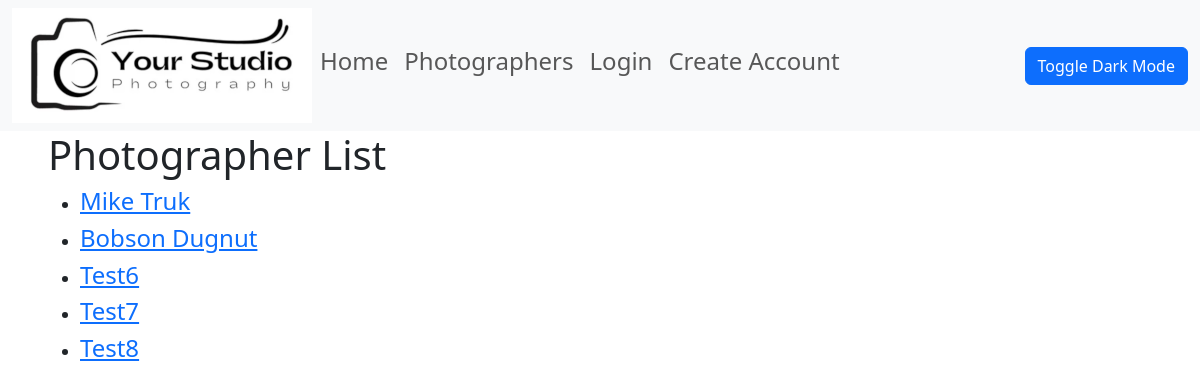
Screenshot of /photographers/ with the database file from the repository.
### photo_app/models.py (models this page shows, shortened)
class Photographer(models.Model):
    name = models.CharField(max_length=200)
    email = models.CharField("UCCS Email", max_length=200)
    user = models.OneToOneField(User, null=True, on_delete=models.CASCADE)
    gallery = models.OneToOneField(Gallery, null=True, on_delete=models.CASCADE, unique=True, default=None)
    def get_absolute_url(self):
        return reverse('photographer-detail', args=[str(self.id)])

### photo_app/views.py (the view)
# urls.py: path('photographers/', views.PhotographerListView.as_view(), name= 'photographers'),
class PhotographerListView(generic.ListView):
    model = Photographer

### photo_app/templates/photo_app/photographer_list.html
{% extends 'photo_app/base_template.html' %}
{% block content %}
<h1>Photographer List</h1>
{% if photographer_list %}
<ul>
{% for photographer in photographer_list %}
<li>
<h4><a href="{{ photographer.get_absolute_url }}">{{ photographer.name }}</a>
</li>
{% endfor %}
</ul>
{% else %}
<p>There are no photographers registered.</p>
{% endif %}
{% endblock %}

### photo_app/templates/photo_app/base_template.html (style rules this page uses)
body { background-color: light; }

### rows the page displays
Photographer: name "Mike Truk"
Photographer: name "Bobson Dugnut"
Photographer: name "Test6"
Photographer: name "Test7"
Photographer: name "Test8"
